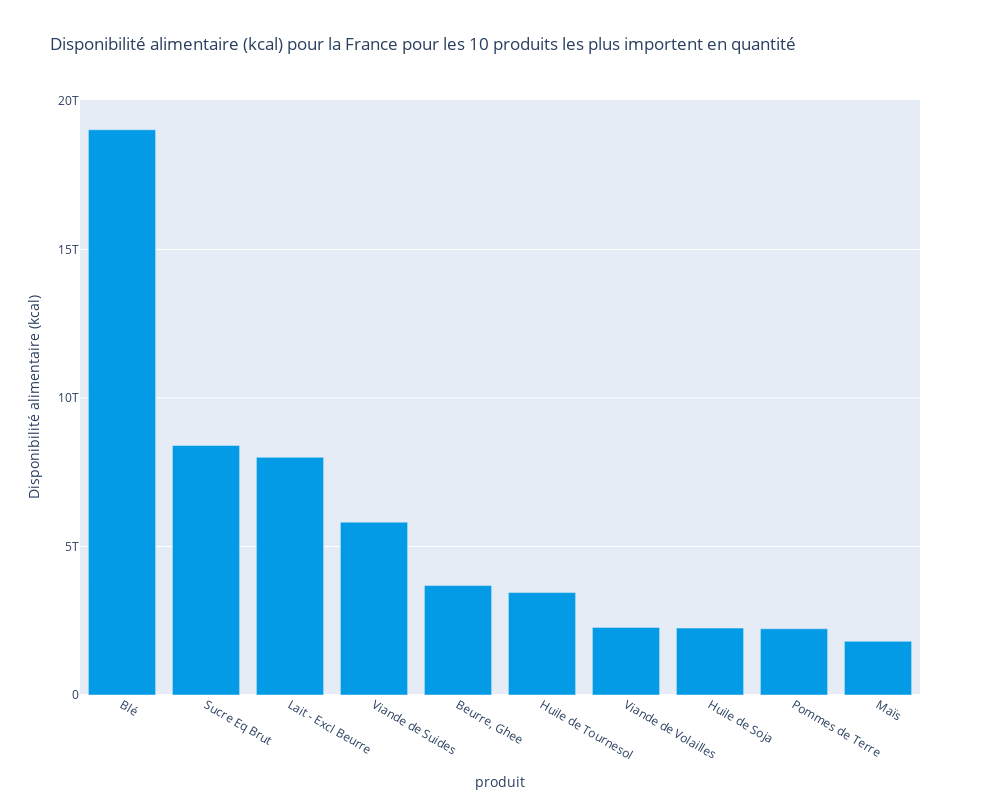

Source (notebook cell):
### Code cell
# Création des labels et des valeurs
df_kcal=m_df_kcal[['Code Pays', "Pays", 'Population', 'Code Produit', 'Produit', "Kcal"]]
df_kcal=df_kcal[df_kcal['Pays']=='France']
label_px = {'x':'produit', 'y':'Disponibilité alimentaire (kcal)'}
df_kcal.sort_values(by='Kcal', ascending=False, inplace=True )
df_kcal.head(10)

# Création du graphique
fig = px.bar(x=df_kcal.head(10).Produit, y=df_kcal.head(10).Kcal, height=1000, color_discrete_sequence=color_list_bar,
             title="Disponibilité alimentaire (kcal) pour la France pour les 10 produits les plus importent en quantité", labels=label_px)

# Mise à l'échel et affichage du graphique
fig.update_layout(
    autosize=False,
    width=1000,
    height=800
)
fig.show()

### Figure 1 — Plotly figure (JSON) as saved in the notebook; plotly's stock layout.template omitted (floating-point values rounded to 4 significant figures)
{"data": [{"alignmentgroup": "True", "hovertemplate": "produit=%{x}<br>Disponibilité alimentaire (kcal)=%{y}<extra></extra>", "legendgroup": "", "marker": {"color": "#039be5", "pattern": {"shape": ""}}, "name": "", "offsetgroup": "", "orientation": "v", "showlegend": false, "textposition": "auto", "type": "bar", "x": ["Blé", "Sucre Eq Brut", "Lait - Excl Beurre", "Viande de Suides", "Beurre, Ghee", "Huile de Tournesol", "Viande de Volailles", "Huile de Soja", "Pommes de Terre", "Maïs"], "xaxis": "x", "y": [19031100365000, 8400904970000, 8001979315000, 5819621320000, 3684195755000, 3449533605000, 2276222855000, 2252756640000, 2229290425000, 1806898555000], "yaxis": "y"}], "layout": {"autosize": false, "barmode": "relative", "height": 800, "legend": {"tracegroupgap": 0}, "title": {"text": "Disponibilité alimentaire (kcal) pour la France pour les 10 produits les plus importent en quantité"}, "width": 1000, "xaxis": {"anchor": "y", "domain": [0, 1], "title": {"text": "produit"}}, "yaxis": {"anchor": "x", "domain": [0, 1], "title": {"text": "Disponibilité alimentaire (kcal)"}}}}
